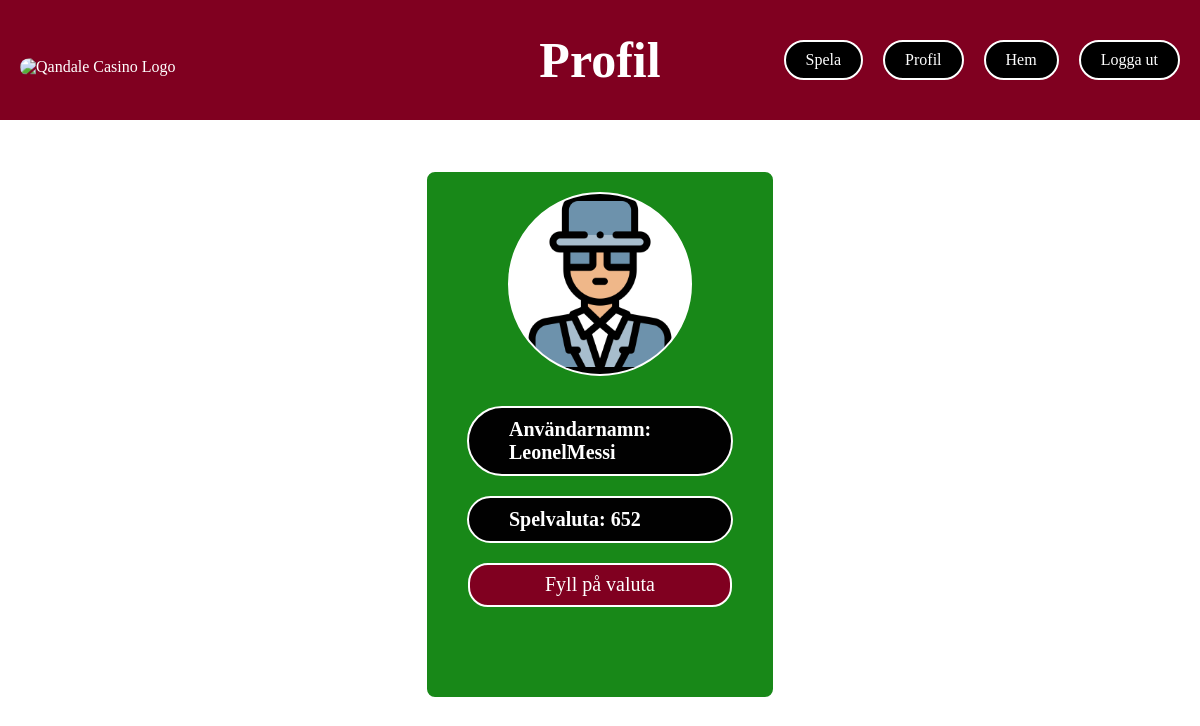
Page /profile.php (signed in) on the earlier database version.
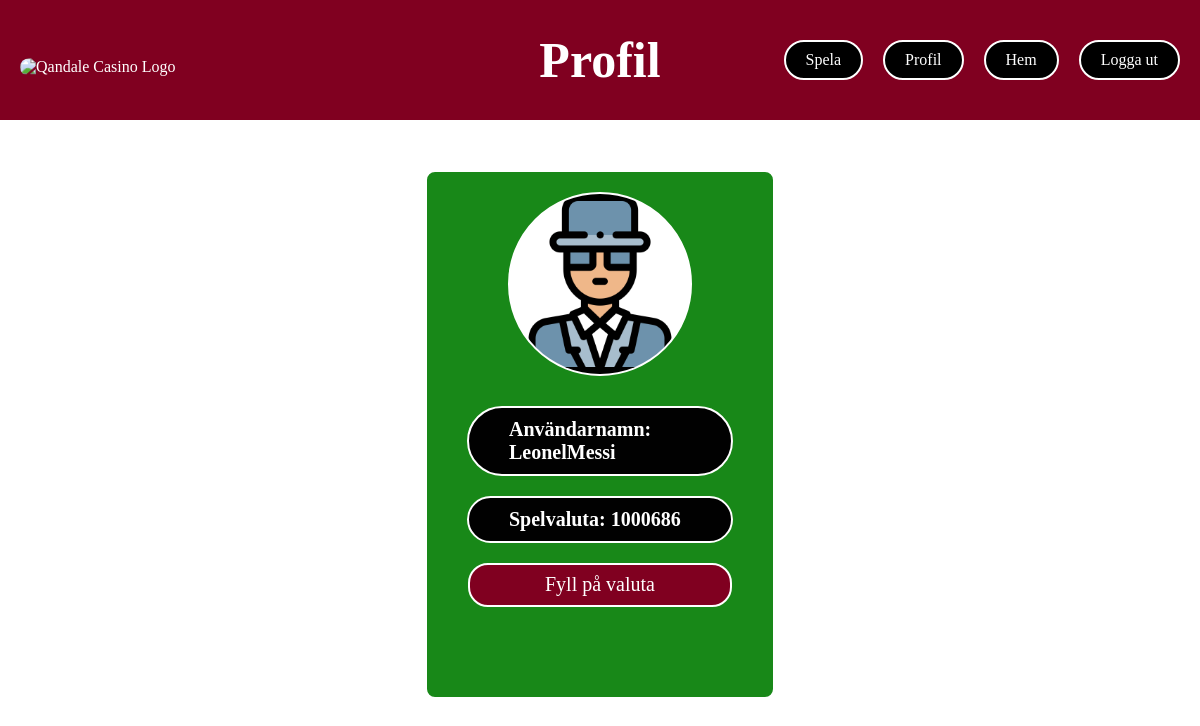
Same page on the later database version.
### tables this page shows
CREATE TABLE "User" (
	"userID"	INTEGER NOT NULL UNIQUE,
	"username"	TEXT NOT NULL UNIQUE,
	"password"	TEXT NOT NULL,
	"currency"	INTEGER,
	PRIMARY KEY("userID" AUTOINCREMENT)
);

### profile.php (the view, shortened to what this page needs)
<?php
$user_id = $_SESSION['USERID'];
$db = new SQLite3("./db/database.db");
$stmt = $db->prepare('SELECT username, currency FROM User WHERE userID = :userID');
$stmt->bindValue(':userID', $user_id, SQLITE3_INTEGER);
$result = $stmt->execute();
$profile = $result->fetchArray(SQLITE3_ASSOC);
?>
<!DOCTYPE html>
<html lang="en">
<head>
    <link rel="stylesheet" href="profile.css">
</head>
<body>
<aside id="topbar">
       <div class="topbar-container">
           <img src="NyaQuandale.gif" alt="Qandale Casino Logo" class="topbar-logo" href="./index.php">
           <h1> Profil </h1>
           <div class="button-container">
               <button onclick="navigateTo('weather.php')">Spela</button>
               <button onclick="navigateTo('profile.php')">Profil</button>
               <button onclick="navigateTo('index.php')">Hem</button>
               <button onclick="navigateTo('logOut.php')">Logga ut</button>
           </div>
       </div>
   </aside>
    <article id="profileBox">
        <img src="profilepic.png" alt="Profile picture">
        <ul>
            <li>
                <h3> Användarnamn: <?php echo htmlspecialchars($profile['username']); ?> </h3>
            </li>
            <li>
                <h3> Spelvaluta: <?php echo htmlspecialchars($profile['currency']); ?> </h3>
            </li>
            <li>
            <button id="fillButton" onclick="navigateTo('refill.php')">Fyll på valuta</button>
            </li>
        </ul>
    </article>
</body>
</html>

### profile.css (style rules this page uses)
* { margin: 0; padding: 0; box-sizing: border-box; }
body { background-image: url('backgrund.jpg'); background-size: cover; background-position: center; margin: 0; padding: 0; font-family: 'Times New Roman', Times, serif; }
#topbar { width: 100%; background-color: #800020; color: white; display: flex; justify-content: center; align-items: center; box-sizing: border-box; padding: 60px 0; position: fixed; top: 0; z-index: 1000; }
.topbar-container { width: 100%; max-width: 1200px; display: flex; justify-content: space-between; align-items: center; padding: 0 20px; position: relative; }
h1 { position: absolute; font-size: 50px; left: 50%; transform: translateX(-50%); margin: 0; }
.topbar-logo { max-height: 150px; position: absolute; top: 80%; left: 20px; transform: translateY(-10%); border-radius: 80px; }
.button-container { display: flex; gap: 20px; right: 20px; position: absolute; top: 50%; transform: translateY(-50%); }
.button-container button { height: 40px; padding: 10px 20px; font-size: 16px; cursor: pointer; background-color: rgb(0, 0, 0); border: none; border-radius: 20px; color: white; text-decoration: none; font-family: 'Times New Roman', Times, serif; display: flex; align-items: center; justify-content: center; border: 2px solid white; }
#profileBox { display: flex; flex-direction: column; align-items: center; padding: 20px 20px 75px; border-radius: 10px; width: 350px; margin: 170px auto 30px; margin-top: 30 px; background-color: #188818; border: 2px solid white; }
#profileBox img { width: 60%; height: 60%; border-radius: 50%; object-fit: cover; border: 2px solid white; margin-bottom: 10px; background-color: white; }
#profileBox ul { list-style: none; padding: 0; }
#profileBox ul li { margin-bottom: 15px; border: 5px; }
#profileBox ul li h3 { margin: 20px; padding: 10px 40px; font-size: 20px; font-weight: bold; font-family: 'Times New Roman', Times, serif; background-color: #010101; border-radius: 50px; border: 2px solid white; color: white; }
#fillButton { height: 40px; padding: 20px 75px; font-size: 20px; cursor: pointer; background-color: #800020; border: none; border-radius: 20px; color: white; text-decoration: none; font-family: 'Times New Roman', Times, serif; display: flex; align-items: center; justify-content: center; border: 2px solid white; margin-left: auto; margin-right: auto; margin-top: 20px; }

Differences in the rows shown:
changed user "LeonelMessi": currency "652" → "1000686"
